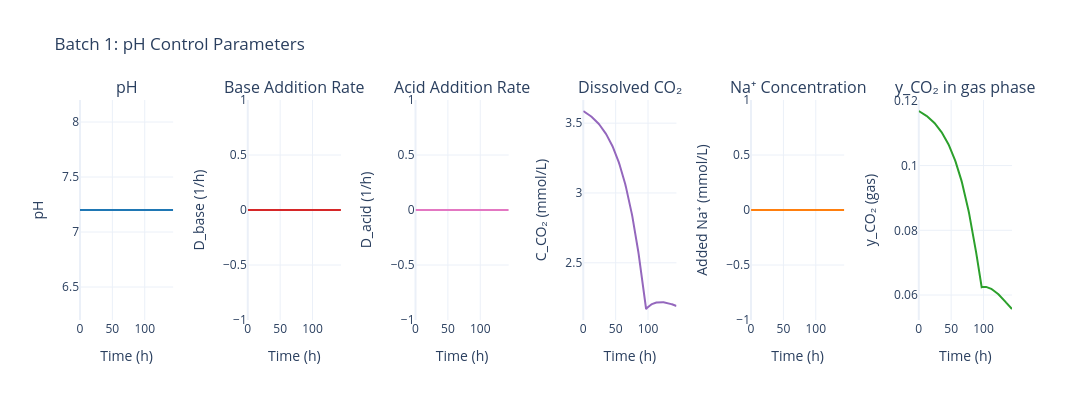

The notebook cell saved with this chart:
### Markdown cell above
### 4.1. Plot pH control parameters from BatchData

### Code cell
# Test with BatchData directly
fig_pH = plot_batch_pH_control(sim, batch_number=1)
fig_pH.show()

### Figure 1 — Plotly figure (JSON) as saved in the notebook; plotly's stock layout.template omitted (floating-point values rounded to 4 significant figures; data arrays with more than 128 entries replaced by an {"elided": "..."} marker saying what was removed)
{"data": [{"hovertemplate": "Time: %{x:.1f} h<br>pH: %{y:.2f}<extra></extra>", "line": {"color": "#1f77b4", "width": 2}, "mode": "lines", "name": "pH", "type": "scatter", "x": {"elided": "188 float values"}, "xaxis": "x", "y": {"elided": "188 float values"}, "yaxis": "y"}, {"hovertemplate": "Time: %{x:.1f} h<br>D_base: %{y:.4f} 1/h<extra></extra>", "line": {"color": "#d62728", "width": 2}, "mode": "lines", "name": "D_base", "type": "scatter", "x": {"elided": "188 float values"}, "xaxis": "x2", "y": {"elided": "188 float values"}, "yaxis": "y2"}, {"hovertemplate": "Time: %{x:.1f} h<br>D_acid: %{y:.4f} 1/h<extra></extra>", "line": {"color": "#e377c2", "width": 2}, "mode": "lines", "name": "D_acid", "type": "scatter", "x": {"elided": "188 float values"}, "xaxis": "x3", "y": {"elided": "188 float values"}, "yaxis": "y3"}, {"hovertemplate": "Time: %{x:.1f} h<br>C_CO₂: %{y:.2f} mmol/L<extra></extra>", "line": {"color": "#9467bd", "width": 2}, "mode": "lines", "name": "C_CO₂", "type": "scatter", "x": {"elided": "188 float values"}, "xaxis": "x4", "y": {"elided": "188 float values"}, "yaxis": "y4"}, {"hovertemplate": "Time: %{x:.1f} h<br>Added Na⁺: %{y:.1f} mmol/L<extra></extra>", "line": {"color": "#ff7f0e", "width": 2}, "mode": "lines", "name": "Added Na⁺", "type": "scatter", "x": {"elided": "188 float values"}, "xaxis": "x5", "y": {"elided": "188 float values"}, "yaxis": "y5"}, {"hovertemplate": "Time: %{x:.1f} h<br>y_CO₂ (gas): %{y:.2f}<extra></extra>", "line": {"color": "#2ca02c", "width": 2}, "mode": "lines", "name": "y_CO₂ (gas)", "type": "scatter", "x": {"elided": "188 float values"}, "xaxis": "x6", "y": {"elided": "188 float values"}, "yaxis": "y6"}], "layout": {"annotations": [{"font": {"size": 16}, "showarrow": false, "text": "pH", "x": 0.05, "xanchor": "center", "xref": "paper", "y": 1, "yanchor": "bottom", "yref": "paper"}, {"font": {"size": 16}, "showarrow": false, "text": "Base Addition Rate", "x": 0.23, "xanchor": "center", "xref": "paper", "y": 1, "yanchor": "bottom", "yref": "paper"}, {"font": {"size": 16}, "showarrow": false, "text": "Acid Addition Rate", "x": 0.41, "xanchor": "center", "xref": "paper", "y": 1, "yanchor": "bottom", "yref": "paper"}, {"font": {"size": 16}, "showarrow": false, "text": "Dissolved CO₂", "x": 0.59, "xanchor": "center", "xref": "paper", "y": 1, "yanchor": "bottom", "yref": "paper"}, {"font": {"size": 16}, "showarrow": false, "text": "Na⁺ Concentration", "x": 0.77, "xanchor": "center", "xref": "paper", "y": 1, "yanchor": "bottom", "yref": "paper"}, {"font": {"size": 16}, "showarrow": false, "text": "y_CO₂ in gas phase", "x": 0.95, "xanchor": "center", "xref": "paper", "y": 1, "yanchor": "bottom", "yref": "paper"}], "font": {"size": 12}, "height": 400, "showlegend": false, "title": {"text": "Batch 1: pH Control Parameters"}, "width": 2100, "xaxis": {"anchor": "y", "domain": [0, 0.1], "title": {"text": "Time (h)"}}, "xaxis2": {"anchor": "y2", "domain": [0.18, 0.28], "title": {"text": "Time (h)"}}, "xaxis3": {"anchor": "y3", "domain": [0.36, 0.46], "title": {"text": "Time (h)"}}, "xaxis4": {"anchor": "y4", "domain": [0.54, 0.64], "title": {"text": "Time (h)"}}, "xaxis5": {"anchor": "y5", "domain": [0.72, 0.82], "title": {"text": "Time (h)"}}, "xaxis6": {"anchor": "y6", "domain": [0.9, 1.0], "title": {"text": "Time (h)"}}, "yaxis": {"anchor": "x", "domain": [0, 1], "title": {"text": "pH"}}, "yaxis2": {"anchor": "x2", "domain": [0, 1], "title": {"text": "D_base (1/h)"}}, "yaxis3": {"anchor": "x3", "domain": [0, 1], "title": {"text": "D_acid (1/h)"}}, "yaxis4": {"anchor": "x4", "domain": [0, 1], "title": {"text": "C_CO₂ (mmol/L)"}}, "yaxis5": {"anchor": "x5", "domain": [0, 1], "title": {"text": "Added Na⁺ (mmol/L)"}}, "yaxis6": {"anchor": "x6", "domain": [0, 1], "title": {"text": "y_CO₂ (gas)"}}}}
